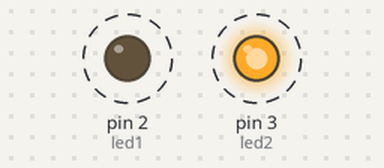
Recording of a sketch running on a simulated Arduino Uno, built with avr-gcc and run on an emulated ATmega328P. Parts: output pins drawn as LEDs (lit = HIGH). Dashed ring = blinking.

Above: at 0.1 s.
Timing chart, 0 to 3.0 s (numbered marks = the images above):
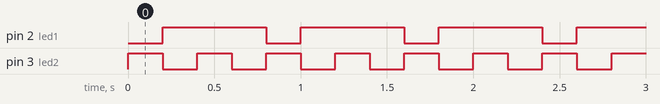

The sketch:

RGB.ino
```cpp
int led1 = 2  ;
int led2 = 3 ;
int led3 = 4;
int led4 = 5;
void setup() {
  // initialize digital pin LED_BUILTIN as an output.
  pinMode(led1, OUTPUT);
  pinMode(led2, OUTPUT);
}

// the loop function runs over and over again forever
void loop() {
  digitalWrite(led1,LOW );
  digitalWrite(led2, HIGH);
//  digitalWrite(led3,LOW);
//  digitalWrite(led4,HIGH);
    delay(200);

  digitalWrite(led1,HIGH );
  digitalWrite(led2, LOW);
    delay(200);

  digitalWrite(led1,HIGH );
  digitalWrite(led2, HIGH);
    delay(200);

  digitalWrite(led1,HIGH );
  digitalWrite(led2, LOW);


//  digitalWrite(led1, LOW);
//  digitalWrite(led2, HIGH);
//  digitalWrite(led3,HIGH);
//  digitalWrite(led4,LOW);
//  delay(100);
//  digitalWrite(led1,LOW);
//  digitalWrite(led2,LOW);
//  digitalWrite(led3,HIGH);
//  digitalWrite(led4,LOW);
//  delay(100);
//  digitalWrite(led1,LOW);
//  digitalWrite(led2,LOW);
//  digitalWrite(led3,LOW);
//  digitalWrite(led4,HIGH);
  delay(200);
}
```

Measured:
- by itself, pin 2 (led1): alternates HIGH for 0.60 s and LOW for 0.20 s
- by itself, pin 3 (led2): alternates HIGH for 0.20 s and LOW for 0.20 s
- by itself, everything shown: repeats every 0.80 s, in 4 steps
